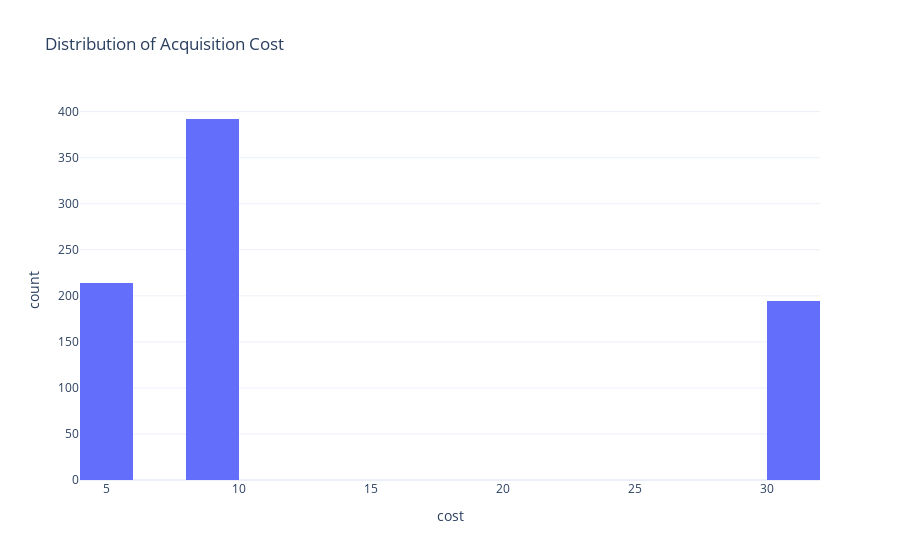

Here is the notebook cell this chart was saved with:
### Markdown cell above
### 1) Distrribution of acquisition cost and revenue generated by the customer using histograms

### Code cell
fig = px.histogram(data,
            x = "cost",
                  nbins = 20,
                  title = 'Distribution of Acquisition Cost')
fig.show()

### Figure 1 — Plotly figure (JSON) as saved in the notebook; plotly's stock layout.template omitted (floating-point values rounded to 4 significant figures; data arrays with more than 128 entries replaced by an {"elided": "..."} marker saying what was removed)
{"data": [{"alignmentgroup": "True", "bingroup": "x", "hovertemplate": "cost=%{x}<br>count=%{y}<extra></extra>", "legendgroup": "", "marker": {"color": "#636efa", "pattern": {"shape": ""}}, "name": "", "nbinsx": 20, "offsetgroup": "", "orientation": "v", "showlegend": false, "type": "histogram", "x": {"elided": "800 float values"}, "xaxis": "x", "yaxis": "y"}], "layout": {"barmode": "relative", "legend": {"tracegroupgap": 0}, "title": {"text": "Distribution of Acquisition Cost"}, "xaxis": {"anchor": "y", "domain": [0, 1], "title": {"text": "cost"}}, "yaxis": {"anchor": "x", "domain": [0, 1], "title": {"text": "count"}}}}
